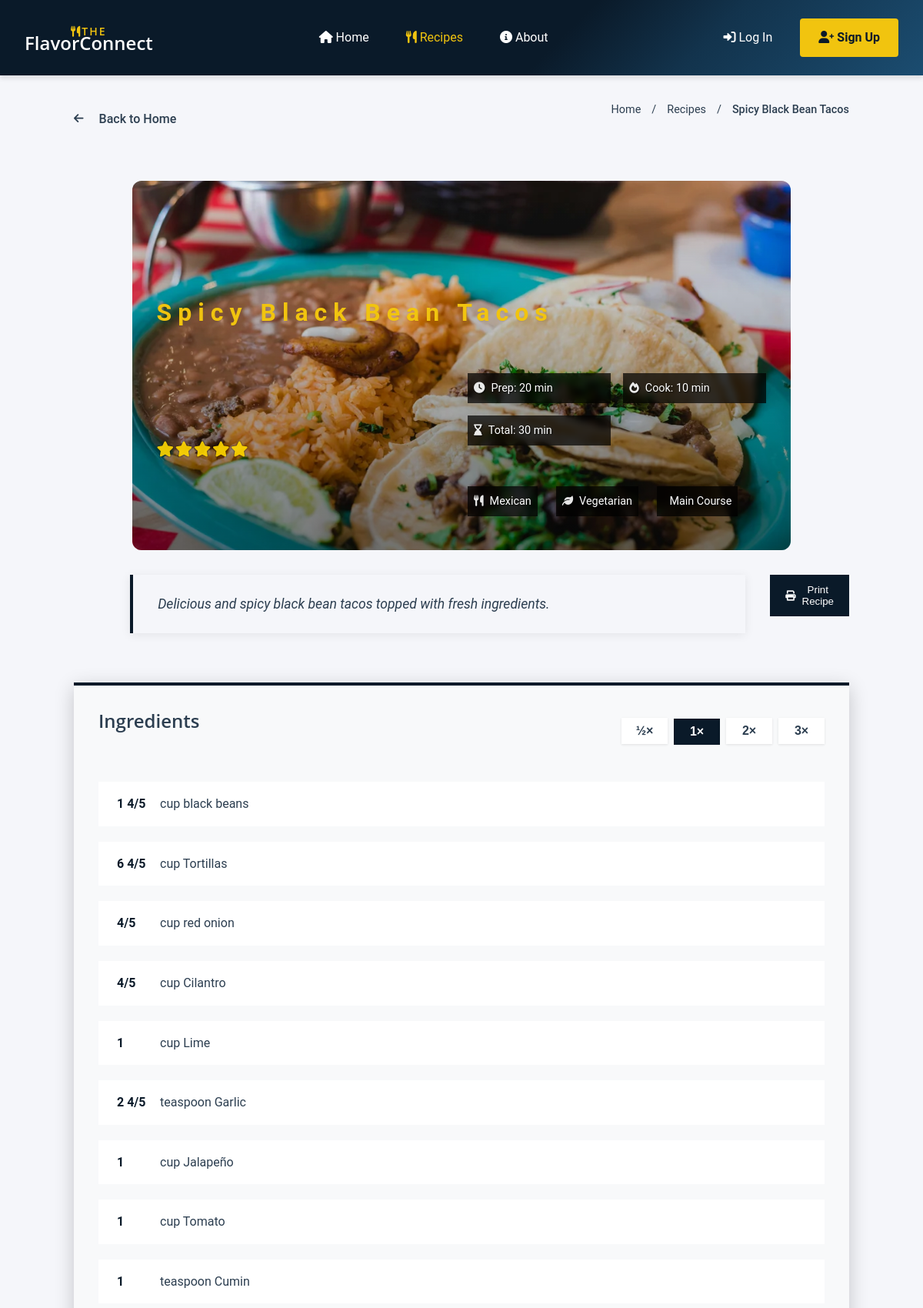
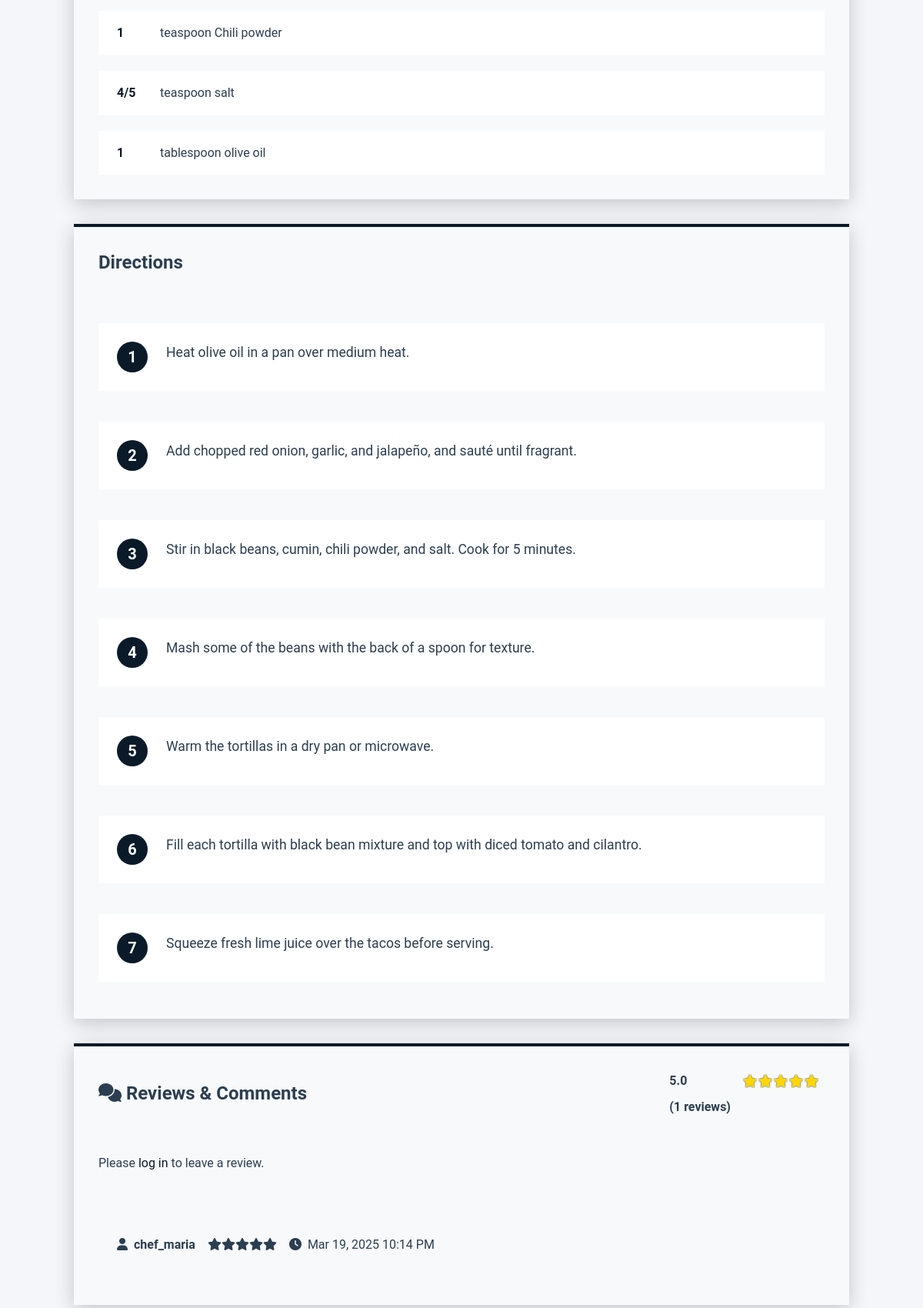
Screenshot of /recipes/show.php?id=12&ref=home (upper part) with the database file from the repository (2 pictures, top to bottom).
### tables this page shows
CREATE TABLE `recipe` (
  `recipe_id` int UNSIGNED NOT NULL,
  `user_id` int UNSIGNED NOT NULL,
  `title` varchar(100) NOT NULL,
  `description` text,
  `type_id` int UNSIGNED DEFAULT NULL,
  `style_id` int UNSIGNED DEFAULT NULL,
  `diet_id` int UNSIGNED DEFAULT NULL,
  `prep_time` int DEFAULT '0',
  `cook_time` int DEFAULT '0',
  `video_url` varchar(255) DEFAULT NULL,
  `img_file_path` varchar(255) DEFAULT NULL,
  `alt_text` varchar(255) DEFAULT NULL,
  `is_featured` tinyint(1) DEFAULT '0',
  `created_at` timestamp NOT NULL DEFAULT CURRENT_TIMESTAMP,
  `updated_at` timestamp NULL DEFAULT NULL ON UPDATE CURRENT_TIMESTAMP
);

CREATE TABLE `recipe_ingredient` (
  `recipe_ingredient_id` int UNSIGNED NOT NULL,
  `recipe_id` int UNSIGNED NOT NULL,
  `ingredient_id` int UNSIGNED NOT NULL,
  `measurement_id` int UNSIGNED NOT NULL,
  `quantity` decimal(10,2) UNSIGNED NOT NULL
);

CREATE TABLE `measurement` (
  `measurement_id` int UNSIGNED NOT NULL,
  `name` varchar(50) NOT NULL
);

CREATE TABLE `ingredient` (
  `ingredient_id` int UNSIGNED NOT NULL,
  `recipe_id` int UNSIGNED NOT NULL,
  `name` varchar(255) NOT NULL
);

CREATE TABLE `recipe_step` (
  `step_id` int UNSIGNED NOT NULL,
  `recipe_id` int UNSIGNED NOT NULL,
  `step_number` int NOT NULL,
  `instruction` text NOT NULL
);

CREATE TABLE `recipe_rating` (
  `rating_id` int NOT NULL,
  `recipe_id` int UNSIGNED NOT NULL,
  `user_id` int UNSIGNED NOT NULL,
  `rating_value` tinyint NOT NULL,
  `created_at` datetime DEFAULT CURRENT_TIMESTAMP
);

CREATE TABLE `user_account` (
  `user_id` int UNSIGNED NOT NULL,
  `username` varchar(50) NOT NULL,
  `first_name` varchar(50) NOT NULL,
  `last_name` varchar(50) NOT NULL,
  `email` varchar(100) NOT NULL,
  `password_hash` varchar(255) NOT NULL,
  `user_level` enum('s','a','u') NOT NULL DEFAULT 'u',
  `is_active` tinyint(1) DEFAULT '1',
  `created_at` timestamp NOT NULL DEFAULT CURRENT_TIMESTAMP,
  `updated_at` timestamp NULL DEFAULT NULL ON UPDATE CURRENT_TIMESTAMP
);

### public/recipes/show.php (the view, shortened to what the rows shown need)
<?php
require_once('../../private/core/initialize.php');
$recipe = Recipe::find_by_id($_GET['id']);
$reviews = RecipeReview::find_by_recipe_id($recipe->recipe_id);
$ingredients = $recipe->ingredients();
$steps = $recipe->steps();
if($session->is_logged_in()) {
    include(SHARED_PATH . '/member_header.php');
} else {
    include(SHARED_PATH . '/public_header.php');
}
?>
<link rel="stylesheet" href="<?php echo url_for('/assets/css/pages/recipe-show.css'); ?>">
<div class="recipe-show">
    <div class="container recipe-container">
        <div class="recipe-header-image">
            <?php if ($recipe->get_image_path('optimized')): ?>
                <img src="<?php echo url_for($recipe->get_image_path('optimized')); ?>"
                     alt="<?php echo h($recipe->alt_text ?? $recipe->title); ?>">
            <?php else: ?>
                <img src="<?php echo url_for('/assets/images/recipe-placeholder.jpg'); ?>"
                     alt="<?php echo h($recipe->title); ?>">
            <?php endif; ?>
            <div class="recipe-header-overlay">
                <div class="recipe-header-content">
                    <div class="recipe-title-section">
                        <h1><?php echo h($recipe->title); ?></h1>
                    </div>
                    <div class="recipe-meta">
                        <div class="recipe-details">
                            <div class="recipe-time">
                                <span>
                                    <i class="fas fa-clock"></i>
                                    Prep: <?php echo h(TimeUtility::format_time($recipe->prep_time)); ?>
                                </span>
                                <span>
                                    <i class="fas fa-fire"></i>
                                    Cook: <?php echo h(TimeUtility::format_time($recipe->cook_time)); ?>
                                </span>
                                <span>
                                    <i class="fas fa-hourglass-end"></i>
                                    Total: <?php echo h(TimeUtility::format_time($recipe->prep_time + $recipe->cook_time)); ?>
                                </span>
                            </div>
                        </div>
                    </div>
                </div>
            </div>
        </div>
        <div class="recipe-description-container">
            <div class="recipe-description">
                <?php echo h($recipe->description); ?>
            </div>
            <button class="print-recipe-btn" id="printRecipeBtn">
                <i class="fas fa-print"></i> Print Recipe
            </button>
        </div>
        <div class="recipe-ingredients">
            <div class="ingredients-header">
                <h2>Ingredients</h2>
            </div>
            <ul class="ingredients-list">
                <?php foreach($ingredients as $ingredient) { ?>
                    <li>
                        <span class="amount" data-base="<?php echo h($ingredient->quantity); ?>">
                            <?php echo h(format_quantity($ingredient->quantity)); ?>
                        </span>
                        <?php
                        $measurement = $ingredient->measurement;
                        $ingredient_obj = $ingredient->ingredient;
                        echo h($measurement ? $measurement->name : ''); ?>
                        <?php echo h($ingredient_obj ? $ingredient_obj->name : ''); ?>
                    </li>
                <?php } ?>
            </ul>
        </div>
        <div class="recipe-directions">
            <h2>Directions</h2>
            <ol class="directions-list">
                <?php foreach($steps as $step) { ?>
                    <li>
                        <div class="direction-step">
                            <span class="step-number"><?php echo h($step->step_number); ?></span>
                            <div class="step-content">
                                <p><?php echo h($step->instruction); ?></p>
                            </div>
                        </div>
                    </li>
                <?php } ?>
            </ol>
        </div>
        <div class="comments-section">
            <div class="comments-header">
                <h2><i class="fas fa-comments"></i> Reviews & Comments</h2>
                <?php if($reviews) {
                    $avg_rating = array_reduce($reviews, function($carry, $review) {
                        return $carry + $review->rating_value;
                    }, 0) / count($reviews);
                ?>
                    <div class="rating-summary">
                        <div class="average-rating">
                            <span class="rating-value"><?php echo number_format($avg_rating, 1); ?></span>
                            <div class="stars">
                                <?php
                                for($i = 1; $i <= 5; $i++) {
                                    if ($avg_rating >= $i) {
                                        echo '<i class="fas fa-star"></i>';
                                    } elseif ($avg_rating > $i - 1) {
                                        echo '<i class="fas fa-star-half-alt"></i>';
                                    } else {
                                        echo '<i class="far fa-star"></i>';
                                    }
                                }
                                ?>
                            </div>
                            <span class="rating-count">(<?php echo count($reviews); ?> reviews)</span>
                        </div>
                    </div>
                <?php } ?>
            </div>
            <div class="comments-list">
                <?php
                foreach($reviews as $review) {
                ?>
                    <div class="comment">
                        <div class="comment-header">
                            <span class="comment-author">
                                <i class="fas fa-user"></i>
                                <?php echo h($review->username ?? 'Anonymous'); ?>
                            </span>
                            <div class="rating-display">
                                <?php
                                for($i = 1; $i <= 5; $i++) {
                                    if ($review->rating_value >= $i) {
                                        echo '<i class="fas fa-star"></i>';
                                    } else {
                                        echo '<i class="far fa-star"></i>';
                                    }
                                }
                                ?>
                            </div>
                            <span class="comment-date">
                                <i class="fas fa-clock"></i>
                                <?php echo h(date('M j, Y g:i A', strtotime($review->comment_created_at ?? 'now'))); ?>
                            </span>
                        </div>
                    </div>
                <?php } ?>
            </div>
        </div>
    </div>
</div>
<?php include(SHARED_PATH . '/footer.php'); ?>

### rows the page displays
recipe: img_file_path (picture), title "Spicy Black Bean Tacos", prep_time "20 min", cook_time "10 min", TimeUtility::format_time($recipe->prep_time + $recipe->cook_time) "30 min", description "Delicious and spicy black bean tacos topped with fresh ingredients."
recipe_ingredient: quantity "1 4/5", measurement.name "cup", ingredient.name "black beans"
recipe_ingredient: quantity "6 4/5", measurement.name "cup", ingredient.name "Tortillas"
recipe_ingredient: quantity "4/5", measurement.name "cup", ingredient.name "red onion"
recipe_ingredient: quantity "4/5", measurement.name "cup", ingredient.name "Cilantro"
recipe_ingredient: quantity "1", measurement.name "cup", ingredient.name "Lime"
recipe_ingredient: quantity "2 4/5", measurement.name "teaspoon", ingredient.name "Garlic"
recipe_ingredient: quantity "1", measurement.name "cup", ingredient.name "Jalapeño"
recipe_ingredient: quantity "1", measurement.name "cup", ingredient.name "Tomato"
recipe_ingredient: quantity "1", measurement.name "teaspoon", ingredient.name "Cumin"
recipe_ingredient: quantity "1", measurement.name "teaspoon", ingredient.name "Chili powder"
recipe_ingredient: quantity "4/5", measurement.name "teaspoon", ingredient.name "salt"
recipe_ingredient: quantity "1", measurement.name "tablespoon", ingredient.name "olive oil"
recipe_step: step_number "1", instruction "Heat olive oil in a pan over medium heat."
recipe_step: step_number "2", instruction "Add chopped red onion, garlic, and jalapeño, and sauté until fragrant."
recipe_step: step_number "3", instruction "Stir in black beans, cumin, chili powder, and salt. Cook for 5 minutes."
recipe_step: step_number "4", instruction "Mash some of the beans with the back of a spoon for texture."
recipe_step: step_number "5", instruction "Warm the tortillas in a dry pan or microwave."
recipe_step: step_number "6", instruction "Fill each tortilla with black bean mixture and top with diced tomato and cilantro."
recipe_step: step_number "7", instruction "Squeeze fresh lime juice over the tacos before serving."
recipe_rating: rating_value "5.0", user.username "chef_maria", comment_created_at "Mar 19, 2025 10:14 PM"

### other values shown
$back_text "Back to Home"
$crumb['label'] "Home"
$crumb['label'] "Recipes"
$crumb['label'] "Spicy Black Bean Tacos"
$recipe->style() ? $recipe->style()->name : 'Any Style' "Mexican"
$recipe->diet() ? $recipe->diet()->name : 'Any Diet' "Vegetarian"
$recipe->type() ? $recipe->type()->name : 'Any Type' "Main Course"
count($reviews) "1"
